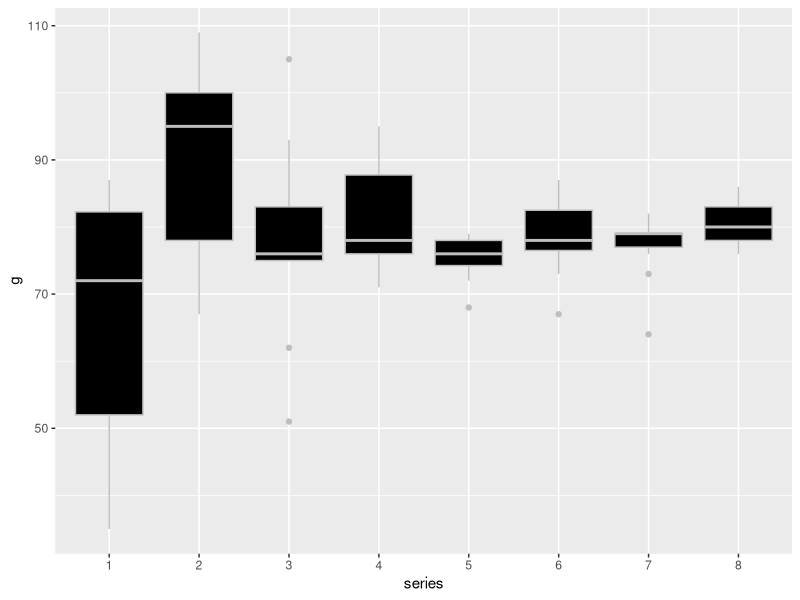
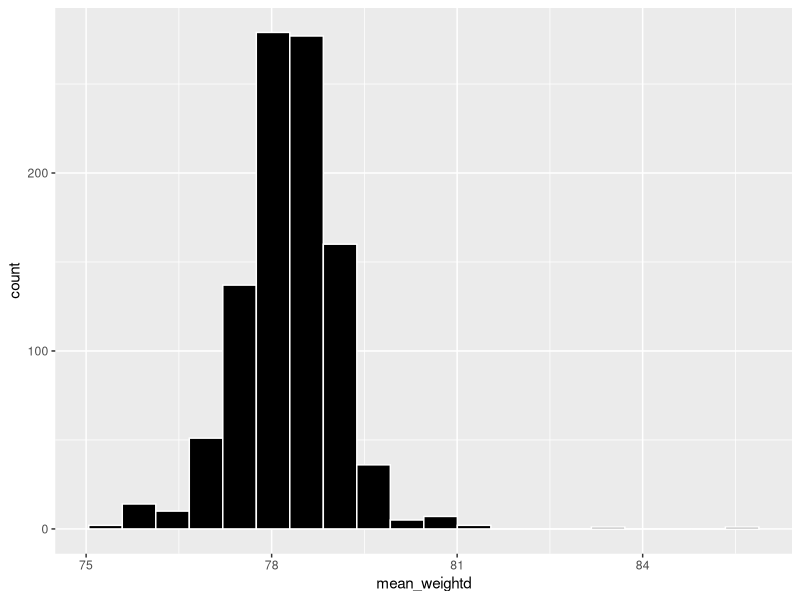
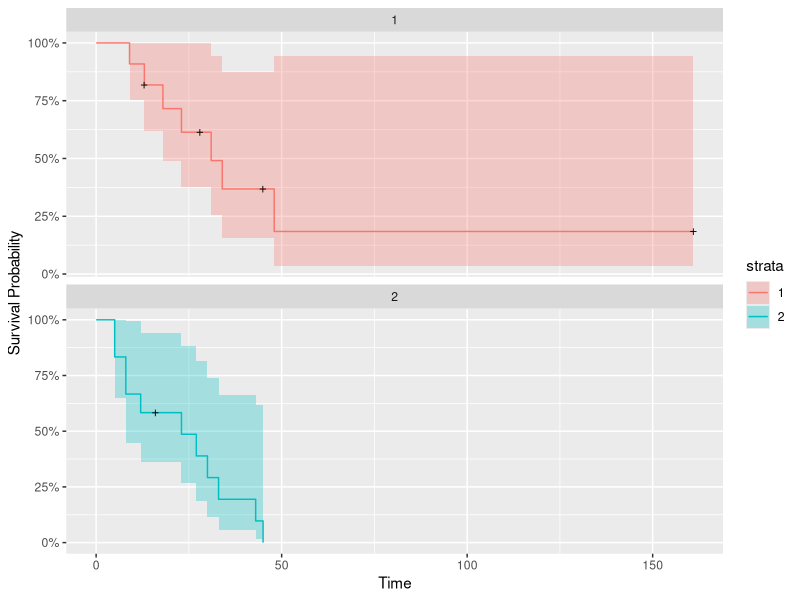

Generate these figures, in order, with R:
#' ---
#' title: "Chapter 3: Further Ideas "
#' author: Davison and Hinkley
#' output: github_document
#' ---
#' last update: Fri Apr 20 06:33:55 2018s
#' 

library(boot)
library(tidyverse)
library(ggfortify)

library(survival)

set.seed(20130810)

data("gravity")
glimpse(gravity)

#' Figure 3.1
dev.new()
ggplot(gravity) +
  geom_boxplot(aes(x = series, y = g), fill = "black", color = "grey")

#' As Figure 3.1 indicates, there seems to be wide variation in the value of g
#' based on the location. This makes it difficullt to estimate the value of `g`
#' based on this data. One good estimator is to use a weighted mean of the
#' values of `g` within each series, with each weight being the reciprocal of
#' the variance. This is a variance stabilizing transformation that is otherwise
#' quite popular.
#' 
#' We use the `boot` library for resampling.

mean_weightd <- function(data, indices) {
  
  wm <- data %>% 
         slice(indices) %>% 
         group_by(series) %>% 
         summarize_at(vars(g), funs(mean, var), na.rm = TRUE) %>% 
         mutate(m = mean/var, wt = 1/var) %>% 
         summarize(wght_mean = sum(m)/sum(wt)) %>% 
         as_vector()
  
  return(wm)
}

b <- boot(data = gravity,
          statistic = mean_weightd,
          R = 1000,
          parallel = "snow")

mean_boot <- as.data.frame(b$t)
colnames(mean_boot) <- c("mean_weightd")

ggplot(mean_boot) +
  geom_histogram(aes(x = mean_weightd), 
                 fill = "black", 
                 color = "white", 
                 bins = 20)

#' As can be seen from the plot above, the distribution is really nice now. We
#' use the strata to resample, but for a point estimate we stabilize the
#' variance using a transformation.
#' 
#' *Censored data*

data("aml", package = "boot")
glimpse(aml)

#' Patients are randomly divided into two groups post-development of the
#' condition and the time till symptoms recur are measured.

fit <- survfit(Surv(time, cens) ~ group, data = aml)

#' Figure 3.3
dev.new()
autoplot(fit, facets = TRUE) +
  labs(x = "Time",
       y = "Survival Probability")

summary(fit, time = 20)

#' Our interest is the median remission times of the two groups

st <- function(data) {
  fit <- survfit(Surv(time, cens) ~ group, data)
  out <- NULL
  st <- 1
  
  for (s in 1:length(fit$strata)) {
    inds <- st:(st+fit$strata[s]-1)
    md <- min(fit$time[inds[1-fit$surv[inds] >= 0.5]])
    st <- st + fit$strata[s]
    out <- c(out, md)
  }
  
  return(out)
}

b <- censboot(aml, st, R = 499, strata = aml$group)
